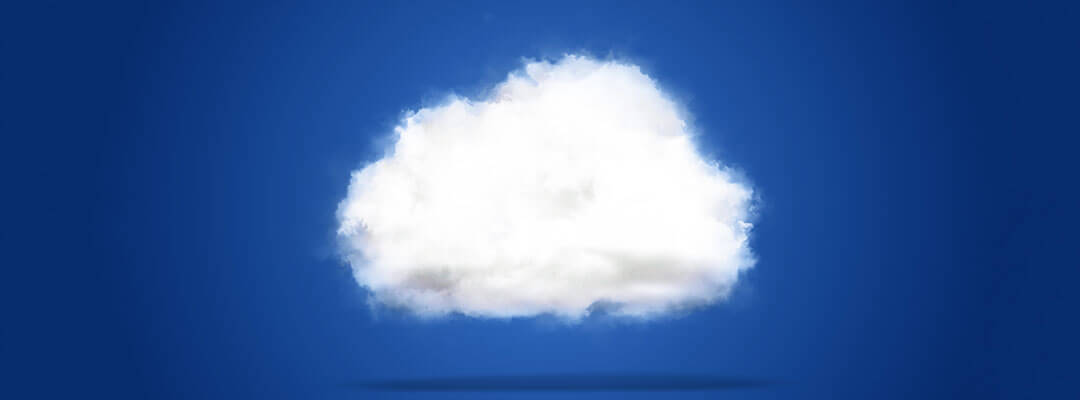
#> input picture cloud2.png, 1080 x 400 px
$ python morphological_chan_vese.py
#> lines starting #> are read from the running program, lines starting #| are printed output that depends on the picture; after the words box and inside, x2 and y2 are one past the last pixel; in counts of white or black regions, pixels touching at a corner belong together
import numpy as np
import matplotlib.pyplot as plt
from skimage import data, img_as_float
from skimage.segmentation import (morphological_chan_vese,
                                  morphological_geodesic_active_contour,
                                  inverse_gaussian_gradient,
                                  checkerboard_level_set)
import cv2


def store_evolution_in(lst):
    """Returns a callback function to store the evolution of the level sets in
    the given list.
    """

    def _store(x):
        lst.append(np.copy(x))

    return _store


if __name__ == "__main__":
    # Morphological ACWE
    image = cv2.imread("cloud2.png", 0)
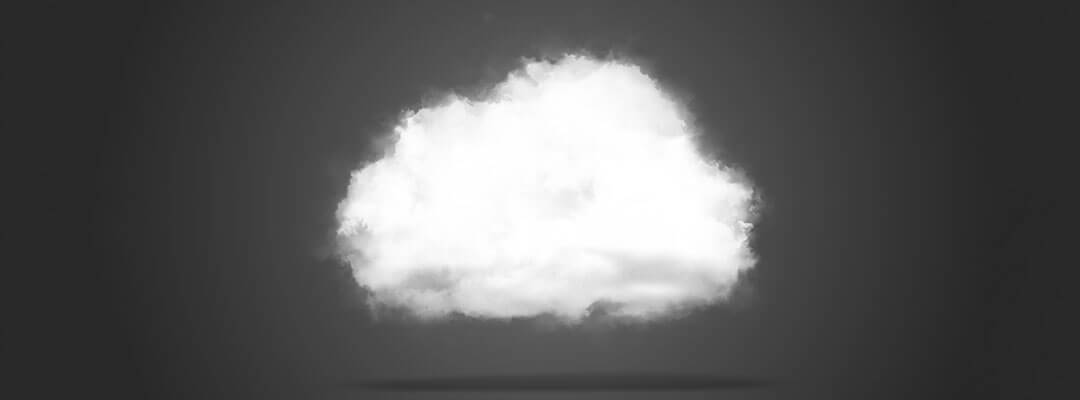
#> image: shape (400, 1080); min 38, max 255, mean 92.4

    # Initial level set
    init_ls = checkerboard_level_set(image.shape, 6)
    # List with intermediate results for plotting the evolution
    evolution = []
    callback = store_evolution_in(evolution)
    ls = morphological_chan_vese(image, 35, init_level_set=init_ls, smoothing=3,
                                 iter_callback=callback)
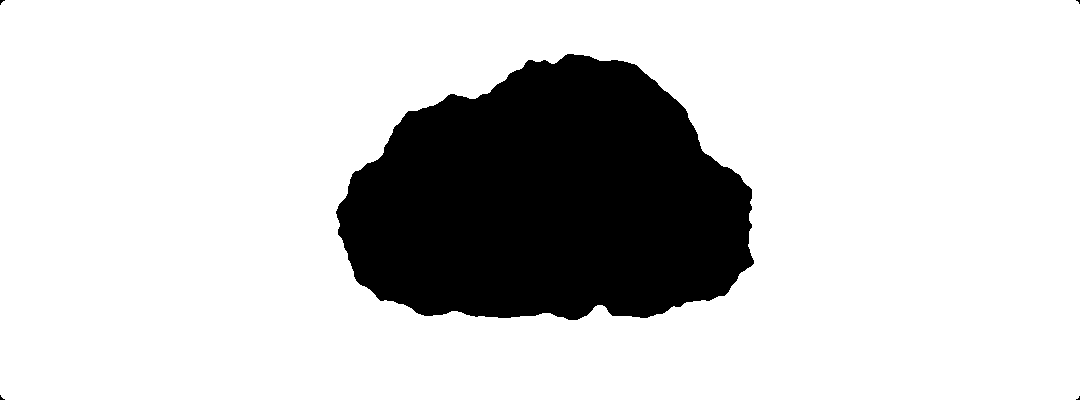
#> ls: shape (400, 1080) int8; values 0 (black) and 1 (white), 80.8% white; 5 black regions (4 under 20 px), largest, box (x1, y1, x2, y2) and area: (336, 54, 754, 320) 82979
    fig, axes = plt.subplots(1, 2, figsize=(8, 8))
    ax = axes.flatten()

    ax[0].imshow(image, cmap="gray")
    ax[0].set_axis_off()
    ax[0].contour(ls, [0.5], colors='r')
    ax[0].set_title("Morphological ACWE segmentation", fontsize=12)

    ax[1].imshow(ls, cmap="gray")
    ax[1].set_axis_off()
    contour = ax[1].contour(evolution[2], [0.5], colors='g')
    contour.collections[0].set_label("Iteration 2")
    contour = ax[1].contour(evolution[7], [0.5], colors='y')
    contour.collections[0].set_label("Iteration 7")
    contour = ax[1].contour(evolution[-1], [0.5], colors='r')
    contour.collections[0].set_label("Iteration 35")
    ax[1].legend(loc="upper right")
    title = "Morphological ACWE evolution"
    ax[1].set_title(title, fontsize=12)

    fig.tight_layout()
    plt.show()
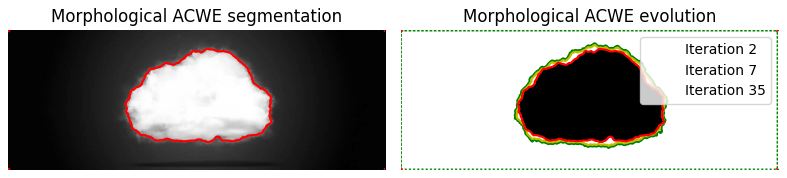
#> figure drawn by matplotlib, 2 panels

$ run again, with cloud1.png copied over cloud2.png
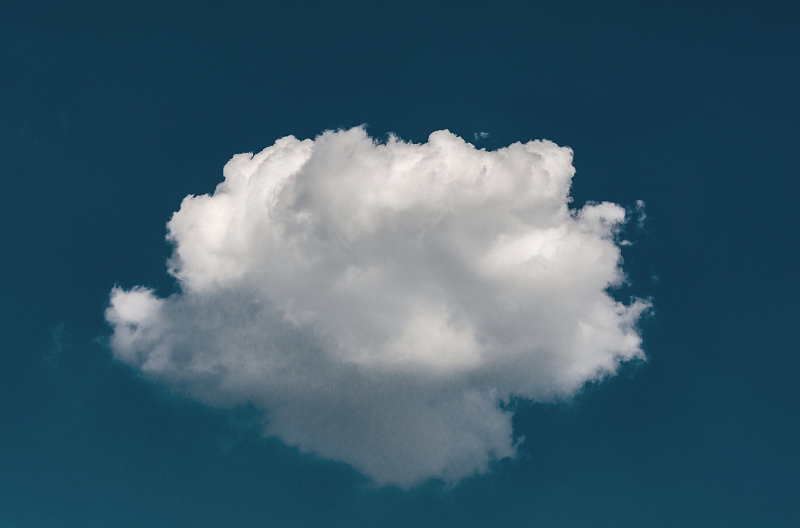
#> input picture cloud1.png, 800 x 528 px
#> `ls = morphological_chan_vese(image, 35, init_level_set=init_ls, smooth..`:
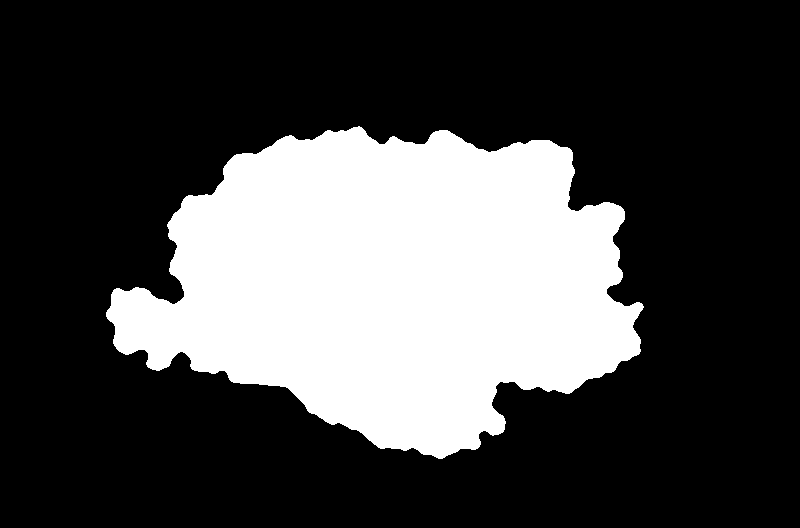
#> ls: shape (528, 800) int8; values 0 (black) and 1 (white), 27.8% white; 1 white region, box (x1, y1, x2, y2) and area: (106, 126, 644, 459) 117583
#> `plt.show()`:
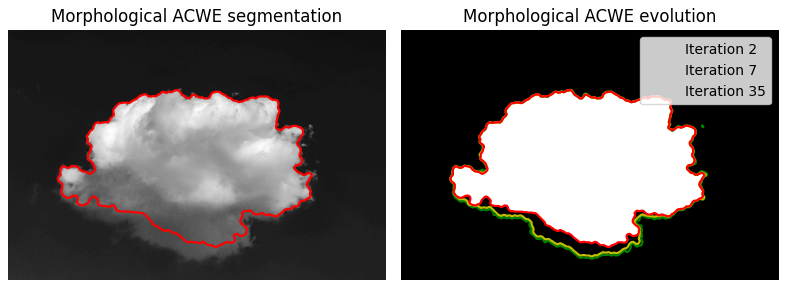
#> figure drawn by matplotlib, 2 panels
